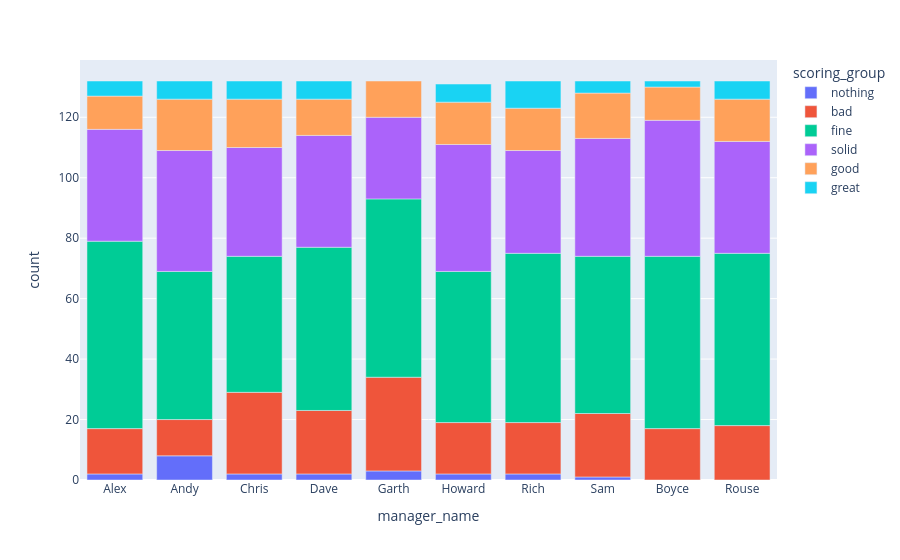

The notebook cell this image was saved under:
### Code cell
tmp_h = tmp[tmp['player_type'] == 'B'].copy()
tmp_h = tmp_h[tmp_h['starting'] == 1]

h_bins = [-np.inf, 0.4, 9.9, 19.9, 29.9, 39.9, np.inf]
h_names = ['nothing', 'bad', 'fine', 'solid', 'good', 'great']
## 3% / 19% / 36% / 28% / 11% / 4%
season = 2026

tmp_h['scoring_group'] = pd.cut(tmp_h['pts'], h_bins, labels=h_names)
tmp_h = tmp_h[tmp_h['season'] == season]
tmp_h = tmp_h.groupby(['manager_name', 'scoring_group']).size().reset_index().rename(columns={0: 'count'})


fig = px.bar(tmp_h,
             x="manager_name",
             y="count",
             color='scoring_group'
             )
fig.show()

### Figure 1 — Plotly figure (JSON) as saved in the notebook; plotly's stock layout.template omitted (floating-point values rounded to 4 significant figures)
{"data": [{"hovertemplate": "scoring_group=nothing<br>manager_name=%{x}<br>count=%{y}<extra></extra>", "legendgroup": "nothing", "marker": {"color": "#636efa", "pattern": {"shape": ""}}, "name": "nothing", "orientation": "v", "showlegend": true, "textposition": "auto", "type": "bar", "x": ["Alex", "Andy", "Chris", "Dave", "Garth", "Howard", "Rich", "Sam"], "xaxis": "x", "y": [2, 8, 2, 2, 3, 2, 2, 1], "yaxis": "y"}, {"hovertemplate": "scoring_group=bad<br>manager_name=%{x}<br>count=%{y}<extra></extra>", "legendgroup": "bad", "marker": {"color": "#EF553B", "pattern": {"shape": ""}}, "name": "bad", "orientation": "v", "showlegend": true, "textposition": "auto", "type": "bar", "x": ["Alex", "Andy", "Boyce", "Chris", "Dave", "Garth", "Howard", "Rich", "Rouse", "Sam"], "xaxis": "x", "y": [15, 12, 17, 27, 21, 31, 17, 17, 18, 21], "yaxis": "y"}, {"hovertemplate": "scoring_group=fine<br>manager_name=%{x}<br>count=%{y}<extra></extra>", "legendgroup": "fine", "marker": {"color": "#00cc96", "pattern": {"shape": ""}}, "name": "fine", "orientation": "v", "showlegend": true, "textposition": "auto", "type": "bar", "x": ["Alex", "Andy", "Boyce", "Chris", "Dave", "Garth", "Howard", "Rich", "Rouse", "Sam"], "xaxis": "x", "y": [62, 49, 57, 45, 54, 59, 50, 56, 57, 52], "yaxis": "y"}, {"hovertemplate": "scoring_group=solid<br>manager_name=%{x}<br>count=%{y}<extra></extra>", "legendgroup": "solid", "marker": {"color": "#ab63fa", "pattern": {"shape": ""}}, "name": "solid", "orientation": "v", "showlegend": true, "textposition": "auto", "type": "bar", "x": ["Alex", "Andy", "Boyce", "Chris", "Dave", "Garth", "Howard", "Rich", "Rouse", "Sam"], "xaxis": "x", "y": [37, 40, 45, 36, 37, 27, 42, 34, 37, 39], "yaxis": "y"}, {"hovertemplate": "scoring_group=good<br>manager_name=%{x}<br>count=%{y}<extra></extra>", "legendgroup": "good", "marker": {"color": "#FFA15A", "pattern": {"shape": ""}}, "name": "good", "orientation": "v", "showlegend": true, "textposition": "auto", "type": "bar", "x": ["Alex", "Andy", "Boyce", "Chris", "Dave", "Garth", "Howard", "Rich", "Rouse", "Sam"], "xaxis": "x", "y": [11, 17, 11, 16, 12, 12, 14, 14, 14, 15], "yaxis": "y"}, {"hovertemplate": "scoring_group=great<br>manager_name=%{x}<br>count=%{y}<extra></extra>", "legendgroup": "great", "marker": {"color": "#19d3f3", "pattern": {"shape": ""}}, "name": "great", "orientation": "v", "showlegend": true, "textposition": "auto", "type": "bar", "x": ["Alex", "Andy", "Boyce", "Chris", "Dave", "Howard", "Rich", "Rouse", "Sam"], "xaxis": "x", "y": [5, 6, 2, 6, 6, 6, 9, 6, 4], "yaxis": "y"}], "layout": {"barmode": "relative", "legend": {"title": {"text": "scoring_group"}, "tracegroupgap": 0}, "margin": {"t": 60}, "xaxis": {"anchor": "y", "domain": [0, 1], "title": {"text": "manager_name"}}, "yaxis": {"anchor": "x", "domain": [0, 1], "title": {"text": "count"}}}}
